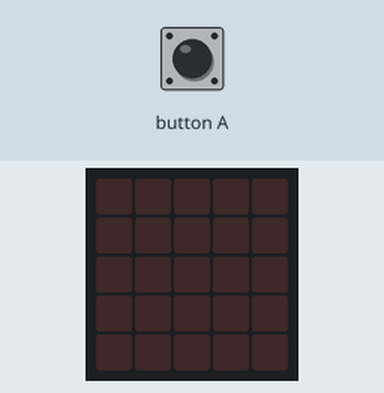
Recording of a program running on a simulated BBC micro:bit (MakeCode). Shown: the board's 5×5 LED display. The inputs (shaded band) are chosen by the test bench. Random numbers come from a fixed seed.

Above: at 1.2 s.
1.3 s: button A pressed for 0.15 s
At 2.6 s:
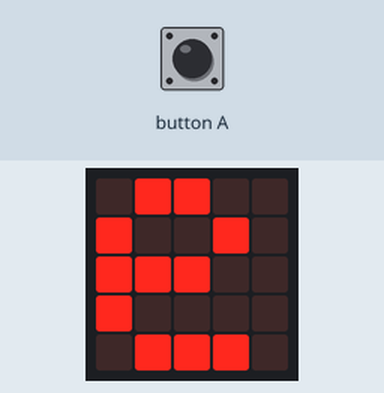
2.9 s: button A pressed for 0.15 s
At 3.9 s:
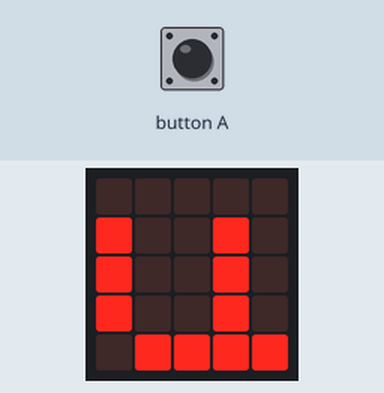
4.5 s: button A pressed for 0.15 s
At 5.1 s:
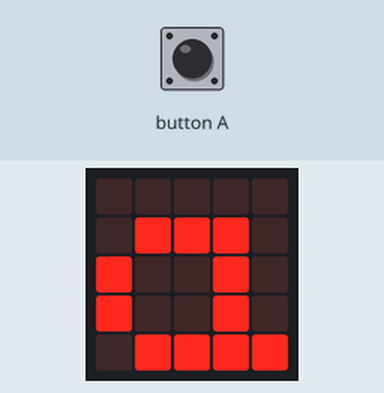
6.1 s: button A pressed for 0.15 s
At 7.4 s:
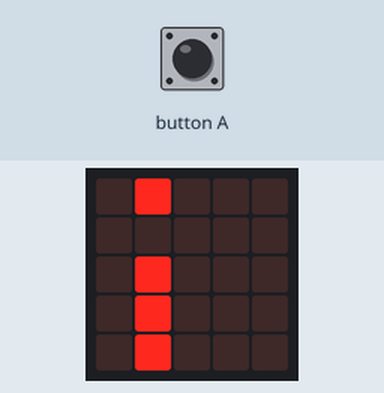
7.7 s: button A pressed 2 times (0.12 s each, 0.3 s apart)
At 10.0 s:
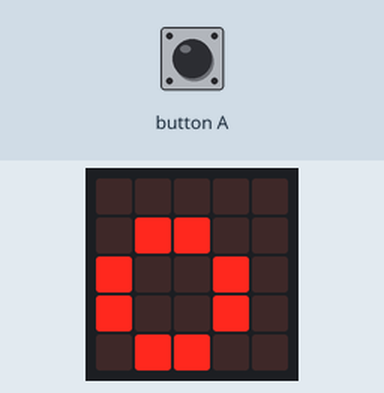
Timing chart, 0 to 11.0 s (numbered marks = the images above; inputs shaded):
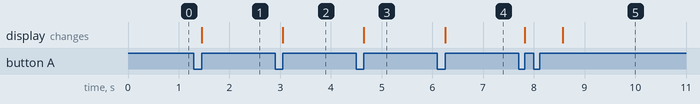

The program:

main.ts
```typescript
let lista_de_texto: string[] = []
input.onButtonPressed(Button.A, function () {
    lista_de_texto = [
    "a",
    "e",
    "i",
    "o",
    "u"
    ]
    basic.showString("" + (lista_de_texto._pickRandom()))
})
basic.forever(function () {

})
```

test.ts
```typescript
// aquí va el archivo "tests"; esto no se compilará cuando este paquete se utilice como una extensión.
```

Measured:
- after the input at 1.3 s, the display: changes after 0.15 s (image 1)
- after the input at 2.9 s, the display: changes after 0.15 s (image 2)
- after the input at 4.5 s, the display: changes after 0.15 s (image 3)
- after the input at 6.1 s, the display: changes after 0.15 s (image 4)
- after the input at 7.7 s, the display: first changes after 0.12 s (image 5 shows a later state)
